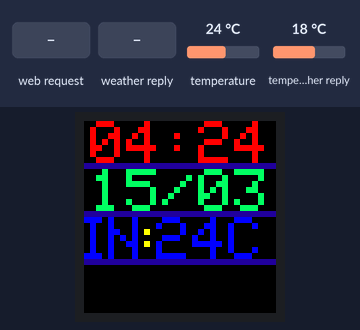
The sketch below on a simulated ESP32. On the bench: 32×32 colour display. Inputs (shaded band) come from the test bench; at power-on: temperature in the weather reply 18 °C, temperature 24 °C. WiFi joins after 1.5 s; servers stay silent unless stated; the local clock reads 2024-03-15 10:24:30 at power-on unless the sketch sets it; web services answer with replies made up by the test bench; what the sketch prints to the serial monitor is not drawn.

Above: at 3.2 s.
3.3 s: HTTP request GET /get received
At 3.4 s:
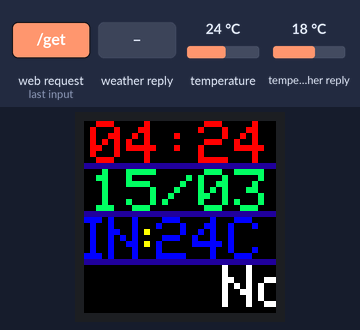
5.3 s: temperature in the weather reply set to -14 °C
At 11.29 s:
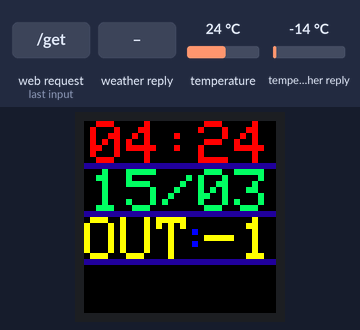
13.0 s: temperature set to 12 °C
At 19.24 s:
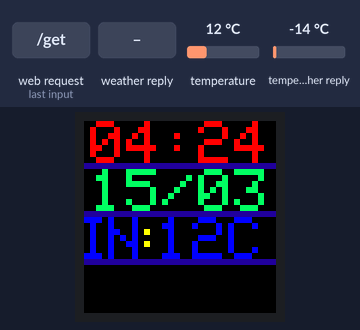
20.6 s: weather in the web reply set to Thunderstorm
At 30.85 s:
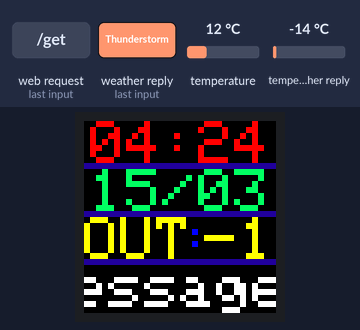
33.3 s: weather in the web reply set to Clear
At 46.19 s:
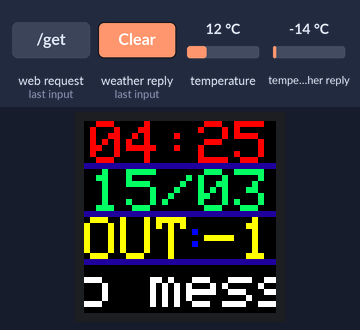
47.3 s: temperature in the weather reply set to -1 °C
At 60.41 s:
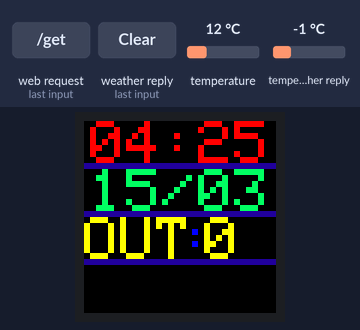

Measured:
- after the input at 3.3 s, the display: changes at once (image 1)
- after the input at 5.3 s, the display: first differs from a run without the input after 5.9 s (image 2)

The sketch:

esp32_matrix.ino
```cpp
/*Wiring
**********************************
  DS18B20 pin   --> 4
  ------------------------------
  //Matrix pins   --> ESP32_Pins
  -------------------------------
  CLK   --> 15
  OE    --> 33
  LAT   --> 32
  A     --> 12
  B     --> 16
  C     --> 17
  D     --> 18
  R1    --> 25
  G1    --> 26
  B1    --> 27
  R2    --> 21
  G2    --> 22
  B2    --> 5
*/

//Libraries
#include <Arduino.h>
#include <RGBmatrixPanel.h>
#include <OneWire.h>
#include <DallasTemperature.h>
#include <WiFi.h>
#include <HTTPClient.h>
#include <Arduino_JSON.h>
#include <AsyncTCP.h>
#include <ESPAsyncWebServer.h>
#include <AsyncElegantOTA.h>

// Tabs
#include "time.h"
#include"matrix_print.h"
#include"servers.h"


void setup() {
  Serial.begin(115200);
  WiFi_Connection();
  NTP_Server();
  AsyncWebServer1();
  AsyncElegantOTA.begin(&Server);
  matrix.begin();
  Server.begin();
  sensors.begin();
}

void loop() {
  sensors.requestTemperatures();
  matrixprint();
}
```

colors.h
```cpp
//Colors on rgb code (0-7)

//Color setting for time
int rtime = 7;
int gtime = 0;
int btime = 0;

//Color setting for date
int rdate = 0;
int gdate = 7;
int bdate = 3;

//Color setting for external temperature
int rtemp = 0;
int gtemp = 0;
int btemp = 7;

//Color setting for internal temperature
int rtempin = 7;
int gtempin = 7;
int btempin = 0;

//Color setting for scrolling text
int rtext = 7;
int gtext = 7;
int btext = 7;
```

matrix_print.h
```cpp
#include "colors.h"
#include "temperatures.h"

//Matrix pins
#define CLK  15
#define OE  33
#define LAT 32
#define A   12
#define B   16
#define C   17
#define D   18

String inputMessage;// message from htm page

RGBmatrixPanel matrix(A, B, C, D, CLK, LAT, OE, false);


void scroll() {
  // Do nothing -- image doesn't change
  matrix.drawLine(0, 23, 31, 23, matrix.Color333(1, 0, 4));
  matrix.setTextColor(matrix.Color333(rtext, gtext, btext));
  for (int i = 33; i > -100; i--) {
    matrix.setCursor(i, 24);
    matrix.println(inputMessage);
    delay(50);
    matrix.fillRect(0, 24, 32, 8, matrix.Color333(0, 0, 0));

  }
}

void matrixprint() {
  time_t t;
  static time_t last_t;
  struct tm *tm;


  t = time(NULL);
  if (last_t == t) return; // draw each second
  last_t = t;
  tm = localtime(&t);
  //draw some text!
  matrix.setCursor(1, 0);    // start at top left, with one pixel of spacing
  matrix.setTextSize(1);     // size 1 == 8 pixels high
  matrix.setTextWrap(false); //
  int temperatureC = sensors.getTempCByIndex(0);
  // print each letter with a rainbow color
  matrix.fillScreen(matrix.Color333(0, 0, 0));

  matrix.setTextColor(matrix.Color333(rtime, gtime, btime));
  int hour_time = tm->tm_hour - 6;
  if (hour_time < 10) {
    matrix.print('0');
  }
  matrix.print(hour_time);
  matrix.print(':');
  int minute_time = tm->tm_min;
  if (minute_time < 10) {
    matrix.print('0');
  }
  matrix.println(minute_time);
  matrix.drawLine(0, 7, 31, 7, matrix.Color333(1, 0, 4));
  matrix.setTextColor(matrix.Color333(rdate, gdate, bdate));
  //matrix.print(' ');
  matrix.setCursor(1, 8);
  int day_time = tm->tm_mday;
  if (day_time < 10) {
    matrix.print('0');
  }
  matrix.print(day_time);
  matrix.print('/');
  int month_time = tm->tm_mon + 1;
  if (month_time < 10) {
    matrix.print('0');
  }
  matrix.println(month_time);
  matrix.drawLine(0, 15, 31, 15, matrix.Color333(1, 0, 4));
  matrix.fillRect(0, 16, 32, 7, matrix.Color333(0, 0, 0));
  matrix.setTextColor(matrix.Color333(rtemp, gtemp, btemp));
  matrix.setCursor(-1, 16);
  matrix.print('I');
  matrix.setCursor(4, 16);
  matrix.print('N');
  matrix.drawPixel(10, 18, matrix.Color333(rtempin, gtempin, btempin));
  matrix.drawPixel(10, 20, matrix.Color333(rtempin, gtempin, btempin));
  matrix.setCursor(12, 16);
  matrix.print(temperatureC);
  matrix.println('C');
  scroll();
  delay(1000);
  matrix.fillRect(0, 16, 32, 7, matrix.Color333(0, 0, 0));
  matrix.setTextColor(matrix.Color333(rtempin, gtempin, btempin));
  matrix.setCursor(0, 16);
  matrix.print('O');
  matrix.setCursor(6, 16);
  matrix.print('U');
  matrix.setCursor(12, 16);
  matrix.print('T');
  matrix.drawPixel(18, 18, matrix.Color333(rtemp, gtemp, btemp));
  matrix.drawPixel(18, 20, matrix.Color333(rtemp, gtemp, btemp));
  matrix.setCursor(20, 16);
  int out_temp = get_temp();
  matrix.print(out_temp);
  scroll();
}
```

servers.h
```cpp
//Wi-Fi Configuration
const char* ssid   = "replace_me";
const char* pass   = "replace_me";
//**********************************************************

AsyncWebServer Server(80);

const char index_html[] PROGMEM = R"rawliteral(
<!DOCTYPE HTML><html><head>
  <title>ESP Input Form</title>
  <meta name="viewport" content="width=device-width, initial-scale=1">
  </head><body>
  <form action="/get">
    Text: <input type="text" name="Text">
    <input type="submit" value="Submit">
 </form>
</body></html>)rawliteral";

void WiFi_Connection() {
  Serial.print("Attempting to connect to Network named: ");
  Serial.println(ssid);                   // print the network name (SSID);

  WiFi.begin(ssid, pass);
  while (WiFi.status() != WL_CONNECTED) {
    Serial.print(".");
    delay(1000);
  }

  Serial.println("");
  IPAddress ip = WiFi.localIP();
  Serial.print("IP Address: ");
  Serial.println(ip);
}

//NTP Configuration
void NTP_Server() {
#define TZ (9*60*60)
  configTime(TZ, 0, "ntp.nict.jp", "ntp.jst.mfeed.ad.jp"); // enable NTP
  const long  gmtOffset_sec = 3600;
  const int   daylightOffset_sec = 3600;
  const char* ntpServer = "pool.ntp.org";
}

void notFound(AsyncWebServerRequest *request) {
  request->send(404, "text/plain", "Not found");
}

String inputParam;                    // variables from scrolling text
const char* PARAM_INPUT_1 = "Text";

void AsyncWebServer1() {
  // Send web page with input fields to client
  Server.on("/", HTTP_GET, [](AsyncWebServerRequest * request) {
    request->send_P(200, "text/html", index_html);
  });

  // Send a GET request to <ESP_IP>/get?input1=<inputMessage>
  Server.on("/get", HTTP_GET, [] (AsyncWebServerRequest * request) {

    // GET input1 value on <ESP_IP>/get?input1=<inputMessage>
    if (request->hasParam(PARAM_INPUT_1)) {
      inputMessage = request->getParam(PARAM_INPUT_1)->value();
      inputParam = PARAM_INPUT_1;
    }

    else {
      inputMessage = "No message sent";
      inputParam = "none";
    }
    Serial.println(inputMessage);

    request->send(200, "text/html", "HTTP GET request sent to your ESP on input field ("
                  + inputParam + ") with value: " + inputMessage +
                  "<br><a href=\"/\">Return to Home Page</a>");
  });
  Server.onNotFound(notFound);
}
```

temperatures.h
```cpp
//Temperature
const int oneWireBus = 4;
OneWire oneWire(oneWireBus);
DallasTemperature sensors(&oneWire);
unsigned long lastTime = 0;

unsigned long timerDelay = 10000;
String openWeatherMapApiKey = "replace_me_with_your_openweather_map_api_key";
String city = "replace_me";
String countryCode = "replace_me";
String jsonBuffer;

String httpGETRequest(const char* serverName) {
  HTTPClient http;

  // Your IP address with path or Domain name with URL path
  http.begin(serverName);

  // Send HTTP POST request
  int httpResponseCode = http.GET();

  String payload = "{}";

  if (httpResponseCode > 0) {
    Serial.print("HTTP Response code: ");
    Serial.println(httpResponseCode);
    payload = http.getString();
  }
  else {
    Serial.print("Error code: ");
    Serial.println(httpResponseCode);
  }
  // Free resources
  http.end();

  return payload;
}

int get_temp() {
  // Send an HTTP GET request
  if ((millis() - lastTime) > timerDelay) {
    // Check WiFi connection status
    if (WiFi.status() == WL_CONNECTED) {
      String serverPath = "http://api.openweathermap.org/data/2.5/weather?q=" + city + "," + countryCode + "&APPID=" + openWeatherMapApiKey;

      jsonBuffer = httpGETRequest(serverPath.c_str());
      Serial.println(jsonBuffer);
      JSONVar myObject = JSON.parse(jsonBuffer);

      // JSON.typeof(jsonVar) can be used to get the type of the var
      if (JSON.typeof(myObject) == "undefined") {
        Serial.println("Parsing input failed!");
        // return;
      }

      int extemp = myObject["main"]["temp"];
      Serial.print("Temperature: ");
      int out_temp = extemp - 272;
      Serial.println(out_temp);
      return out_temp;

    }
    else {
      Serial.println("WiFi Disconnected");
    }
    lastTime = millis();
  }
}
```
